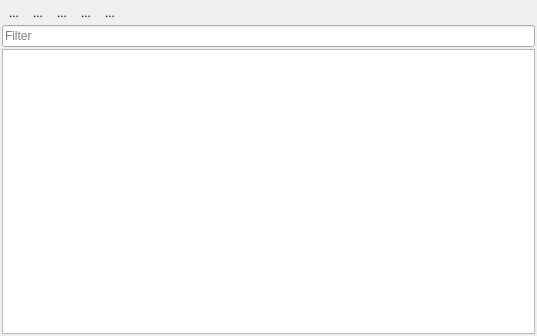
<?xml version="1.0" encoding="UTF-8"?>
<ui version="4.0">
 <class>dataSourcePanel</class>
 <widget class="QDockWidget" name="dataSourcePanel">
  <property name="geometry">
   <rect>
    <x>0</x>
    <y>0</y>
    <width>537</width>
    <height>336</height>
   </rect>
  </property>
  <property name="sizePolicy">
   <sizepolicy hsizetype="Preferred" vsizetype="Preferred">
    <horstretch>0</horstretch>
    <verstretch>0</verstretch>
   </sizepolicy>
  </property>
  <property name="minimumSize">
   <size>
    <width>204</width>
    <height>178</height>
   </size>
  </property>
  <property name="maximumSize">
   <size>
    <width>524287</width>
    <height>524287</height>
   </size>
  </property>
  <property name="windowTitle">
   <string>Data Sources</string>
  </property>
  <widget class="QFrame" name="dockWidgetContentsFrame">
   <property name="sizePolicy">
    <sizepolicy hsizetype="Preferred" vsizetype="Preferred">
     <horstretch>0</horstretch>
     <verstretch>0</verstretch>
    </sizepolicy>
   </property>
   <property name="frameShape">
    <enum>QFrame::NoFrame</enum>
   </property>
   <property name="frameShadow">
    <enum>QFrame::Sunken</enum>
   </property>
   <layout class="QVBoxLayout" name="verticalLayout_2">
    <property name="spacing">
     <number>2</number>
    </property>
    <property name="leftMargin">
     <number>2</number>
    </property>
    <property name="topMargin">
     <number>2</number>
    </property>
    <property name="rightMargin">
     <number>2</number>
    </property>
    <property name="bottomMargin">
     <number>2</number>
    </property>
    <item>
     <layout class="QHBoxLayout" name="horizontalLayout_3">
      <property name="spacing">
       <number>0</number>
      </property>
      <property name="topMargin">
       <number>0</number>
      </property>
      <item>
       <widget class="QToolButton" name="btnAddSource">
        <property name="text">
         <string>...</string>
        </property>
        <property name="icon">
         <iconset>
          <normaloff>:/images/themes/default/mActionAdd.svg</normaloff>:/images/themes/default/mActionAdd.svg</iconset>
        </property>
        <property name="autoRaise">
         <bool>true</bool>
        </property>
       </widget>
      </item>
      <item>
       <widget class="QToolButton" name="btnRemoveSource">
        <property name="text">
         <string>...</string>
        </property>
        <property name="icon">
         <iconset>
          <normaloff>:/images/themes/default/mActionRemove.svg</normaloff>:/images/themes/default/mActionRemove.svg</iconset>
        </property>
        <property name="autoRaise">
         <bool>true</bool>
        </property>
       </widget>
      </item>
      <item>
       <widget class="QToolButton" name="btnCollapse">
        <property name="toolTip">
         <string>Close selected nodes</string>
        </property>
        <property name="text">
         <string>...</string>
        </property>
        <property name="icon">
         <iconset>
          <normaloff>:/images/themes/default/mActionCollapseTree.svg</normaloff>:/images/themes/default/mActionCollapseTree.svg</iconset>
        </property>
        <property name="popupMode">
         <enum>QToolButton::DelayedPopup</enum>
        </property>
        <property name="autoRaise">
         <bool>true</bool>
        </property>
       </widget>
      </item>
      <item>
       <widget class="QToolButton" name="btnExpand">
        <property name="toolTip">
         <string>Expand selected nodes</string>
        </property>
        <property name="text">
         <string>...</string>
        </property>
        <property name="icon">
         <iconset>
          <normaloff>:/images/themes/default/mActionExpandTree.svg</normaloff>:/images/themes/default/mActionExpandTree.svg</iconset>
        </property>
        <property name="popupMode">
         <enum>QToolButton::DelayedPopup</enum>
        </property>
        <property name="autoRaise">
         <bool>true</bool>
        </property>
       </widget>
      </item>
      <item>
       <widget class="QToolButton" name="btnSync">
        <property name="text">
         <string>...</string>
        </property>
        <property name="icon">
         <iconset>
          <normaloff>:/images/themes/default/providerQgis.svg</normaloff>:/images/themes/default/providerQgis.svg</iconset>
        </property>
        <property name="popupMode">
         <enum>QToolButton::DelayedPopup</enum>
        </property>
        <property name="autoRaise">
         <bool>true</bool>
        </property>
       </widget>
      </item>
      <item>
       <spacer name="horizontalSpacer">
        <property name="orientation">
         <enum>Qt::Horizontal</enum>
        </property>
        <property name="sizeHint" stdset="0">
         <size>
          <width>0</width>
          <height>20</height>
         </size>
        </property>
       </spacer>
      </item>
     </layout>
    </item>
    <item>
     <widget class="QgsFilterLineEdit" name="tbFilterText">
      <property name="sizePolicy">
       <sizepolicy hsizetype="Expanding" vsizetype="Fixed">
        <horstretch>1</horstretch>
        <verstretch>0</verstretch>
       </sizepolicy>
      </property>
      <property name="placeholderText">
       <string>Filter</string>
      </property>
      <property name="qgisRelation" stdset="0">
       <string notr="true"/>
      </property>
     </widget>
    </item>
    <item>
     <widget class="DataSourceManagerTreeView" name="mDataSourceManagerTreeView">
      <property name="sizePolicy">
       <sizepolicy hsizetype="Preferred" vsizetype="Preferred">
        <horstretch>0</horstretch>
        <verstretch>2</verstretch>
       </sizepolicy>
      </property>
      <property name="minimumSize">
       <size>
        <width>0</width>
        <height>0</height>
       </size>
      </property>
      <property name="sizeAdjustPolicy">
       <enum>QAbstractScrollArea::AdjustToContents</enum>
      </property>
      <property name="dragEnabled">
       <bool>true</bool>
      </property>
      <property name="dragDropOverwriteMode">
       <bool>true</bool>
      </property>
      <property name="dragDropMode">
       <enum>QAbstractItemView::DragDrop</enum>
      </property>
      <property name="defaultDropAction">
       <enum>Qt::CopyAction</enum>
      </property>
      <property name="alternatingRowColors">
       <bool>true</bool>
      </property>
      <property name="selectionMode">
       <enum>QAbstractItemView::ExtendedSelection</enum>
      </property>
      <property name="indentation">
       <number>12</number>
      </property>
      <property name="expandsOnDoubleClick">
       <bool>true</bool>
      </property>
      <attribute name="headerStretchLastSection">
       <bool>true</bool>
      </attribute>
     </widget>
    </item>
   </layout>
  </widget>
  <action name="actionAddDataSource">
   <property name="icon">
    <iconset>
     <normaloff>:/images/themes/default/mActionAdd.svg</normaloff>:/images/themes/default/mActionAdd.svg</iconset>
   </property>
   <property name="text">
    <string>Add Data Source</string>
   </property>
   <property name="toolTip">
    <string>Adds a data sourc, e.g. raster or vector file</string>
   </property>
  </action>
  <action name="actionRemoveDataSource">
   <property name="icon">
    <iconset>
     <normaloff>:/images/themes/default/mActionRemove.svg</normaloff>:/images/themes/default/mActionRemove.svg</iconset>
   </property>
   <property name="text">
    <string>RemoveDataSource</string>
   </property>
  </action>
  <action name="actionSyncWithQGIS">
   <property name="icon">
    <iconset>
     <normaloff>:/images/themes/default/providerQgis.svg</normaloff>:/images/themes/default/providerQgis.svg</iconset>
   </property>
   <property name="text">
    <string>Sync</string>
   </property>
   <property name="toolTip">
    <string>Add data sources that are opened in QGIS</string>
   </property>
  </action>
  <action name="actionCollapseTreeNodes">
   <property name="icon">
    <iconset>
     <normaloff>:/images/themes/default/mActionCollapseTree.svg</normaloff>:/images/themes/default/mActionCollapseTree.svg</iconset>
   </property>
   <property name="text">
    <string>Collapse Tree Nodes</string>
   </property>
  </action>
  <action name="actionExpandTreeNodes">
   <property name="icon">
    <iconset>
     <normaloff>:/images/themes/default/mActionExpandTree.svg</normaloff>:/images/themes/default/mActionExpandTree.svg</iconset>
   </property>
   <property name="text">
    <string>Expand Tree Nodes</string>
   </property>
  </action>
 </widget>
 <customwidgets>
  <customwidget>
   <class>QgsFilterLineEdit</class>
   <extends>QLineEdit</extends>
   <header>qgsfilterlineedit.h</header>
  </customwidget>
  <customwidget>
   <class>DataSourceManagerTreeView</class>
   <extends>QTreeView</extends>
   <header>enmapbox.gui.datasources.manager</header>
  </customwidget>
 </customwidgets>
 <resources>
  <include location="../../enmapboxresources.qrc"/>
  <include location="../../../../../QGIS/images/images.qrc"/>
 </resources>
 <connections/>
</ui>
